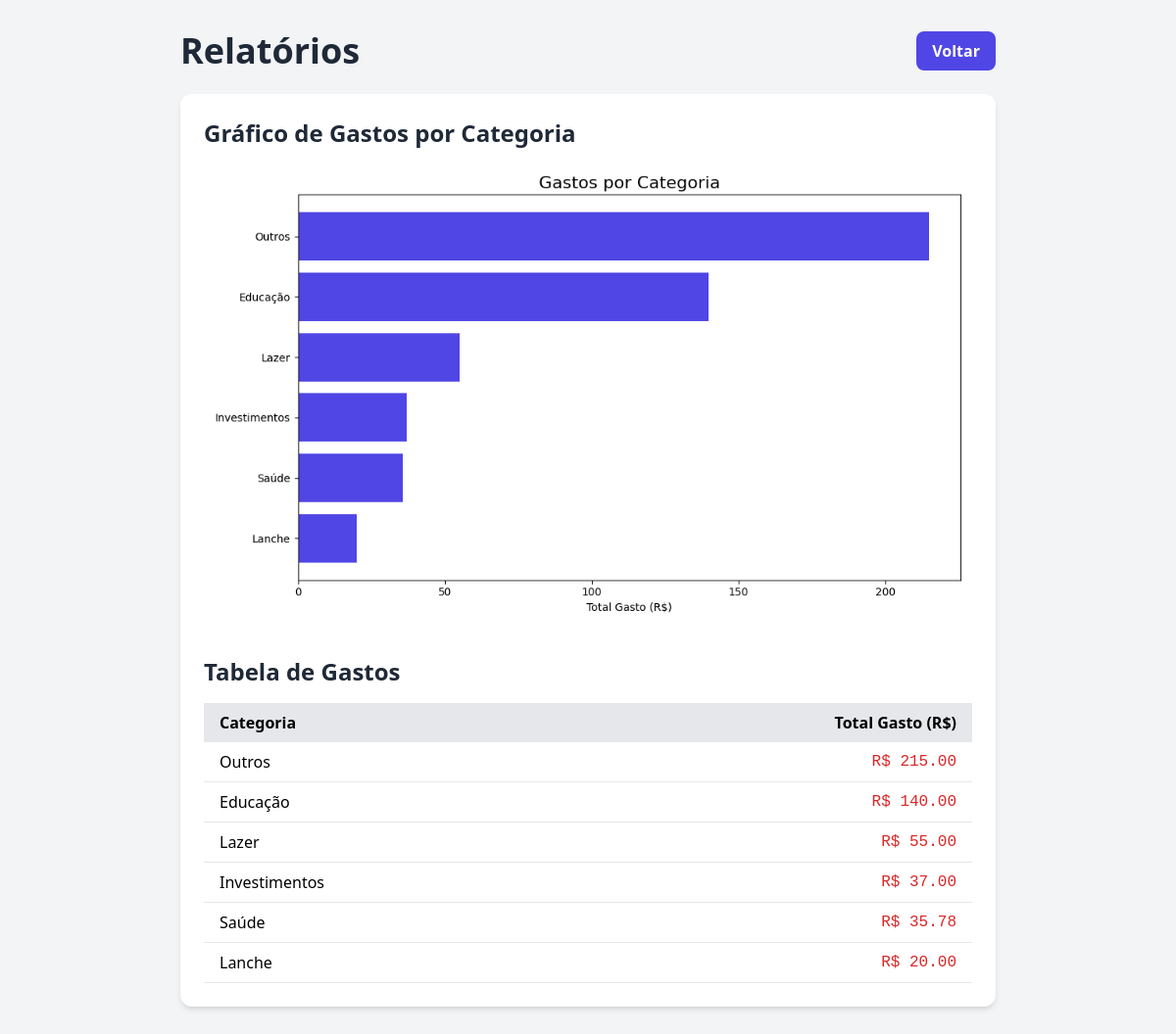
/relatorios/ (signed in), run on the app's committed database.
### core/models.py (models this page shows, shortened)
class Transacao(models.Model):
    user = models.ForeignKey(User, on_delete=models.CASCADE)
    data = models.DateTimeField(default=timezone.now)
    descricao = models.CharField(max_length=200)
    valor = models.DecimalField(max_digits=10, decimal_places=2)
    tipo = models.CharField(max_length=7, choices=TIPO_CHOICES)
    categoria = models.CharField(max_length=100)
    class Meta:
        ordering = ['-data']

### core/views.py (the view)
# urls.py: path('relatorios/', views.relatorios, name='relatorios'),
@login_required
def relatorios(request):
    despesas = Transacao.objects.filter(user=request.user, tipo='Despesa')
    gastos_por_categoria = despesas.values('categoria').annotate(total=Sum('valor')).order_by('-total')
    categorias = [item['categoria'] for item in gastos_por_categoria]
    totais = [item['total'] for item in gastos_por_categoria]
    plt.switch_backend('Agg') # Necessário para rodar em um servidor sem interface gráfica
    fig, ax = plt.subplots(figsize=(10, 6))
    ax.barh(categorias, totais, color='#4F46E5') # Gráfico de barras horizontais
    ax.set_title('Gastos por Categoria', fontsize=16)
    ax.set_xlabel('Total Gasto (R$)')
    ax.invert_yaxis() # A categoria com maior gasto fica no topo
    plt.tight_layout()
    buffer = io.BytesIO()
    plt.savefig(buffer, format='png')
    buffer.seek(0)
    imagem_base64 = base64.b64encode(buffer.getvalue()).decode('utf-8')
    plt.close(fig)
    context = {
        'gastos_por_categoria': gastos_por_categoria,
        'grafico': imagem_base64,
    }
    return render(request, 'core/relatorios.html', context)

### core/templates/core/relatorios.html (shortened to what this page needs)
<!DOCTYPE html>
<html lang="pt-br">
<head>
    <script src="https://cdn.tailwindcss.com"></script>
</head>
<body class="bg-gray-100 font-sans">
    <div class="container mx-auto max-w-4xl p-4 md:p-8">
        <div class="flex justify-between items-center mb-6">
            <h1 class="text-4xl font-bold text-gray-800">Relatórios</h1>
            <a href="{% url 'index' %}" class="bg-indigo-600 text-white font-bold py-2 px-4 rounded-lg hover:bg-indigo-700 transition-colors">Voltar</a>
        </div>
        <div class="bg-white p-6 rounded-xl shadow-md">
            <h2 class="text-2xl font-semibold text-gray-800 mb-4">Gráfico de Gastos por Categoria</h2>
            {% if grafico %}
                <div class="mb-8">
                    <img alt="Gráfico de gastos por categoria" class="w-full h-auto rounded-lg">
                </div>
                <h2 class="text-2xl font-semibold text-gray-800 mb-4">Tabela de Gastos</h2>
                <div class="overflow-x-auto">
                    <table class="min-w-full bg-white">
                        <thead class="bg-gray-200">
                            <tr>
                                <th class="py-2 px-4 text-left">Categoria</th>
                                <th class="py-2 px-4 text-right">Total Gasto (R$)</th>
                            </tr>
                        </thead>
                        <tbody>
                            {% for gasto in gastos_por_categoria %}
                            <tr class="border-b">
                                <td class="py-2 px-4">{{ gasto.categoria }}</td>
                                <td class="py-2 px-4 text-right font-mono text-red-600">R$ {{ gasto.total|floatformat:2 }}</td>
                            </tr>
                            {% endfor %}
                        </tbody>
                    </table>
                </div>
            {% else %}
                <p class="text-gray-500 text-center py-8">Não há dados de despesas suficientes para gerar um relatório.</p>
            {% endif %}
        </div>
    </div>
</body>
</html>

### data on the page
Transacao: categoria "Educação", total "140.00"
Transacao: categoria "Lazer", total "55.00"
Transacao: categoria "Investimentos", total "37.00"
Transacao: categoria "Saúde", total "35.78"
Transacao: categoria "Lanche", total "20.00"

### other printed values
{{ gasto.categoria }} "Outros"
{{ gasto.total|floatformat:2 }} "215.00"
